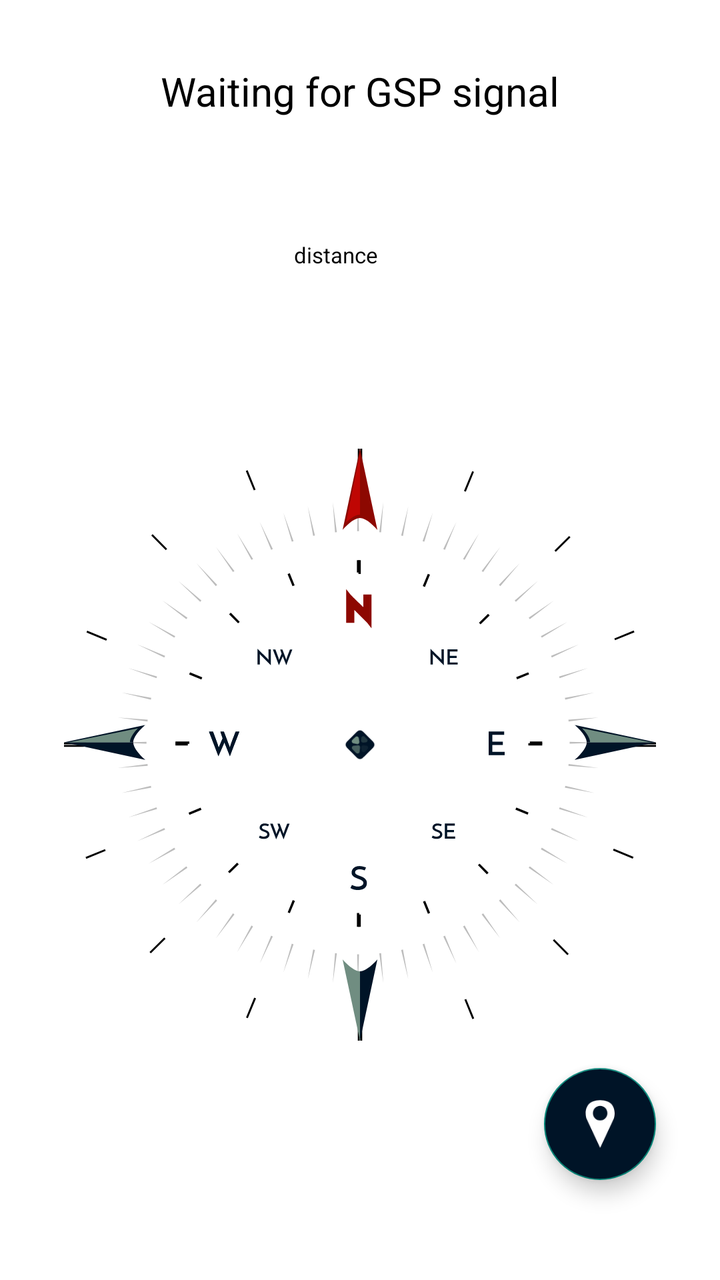
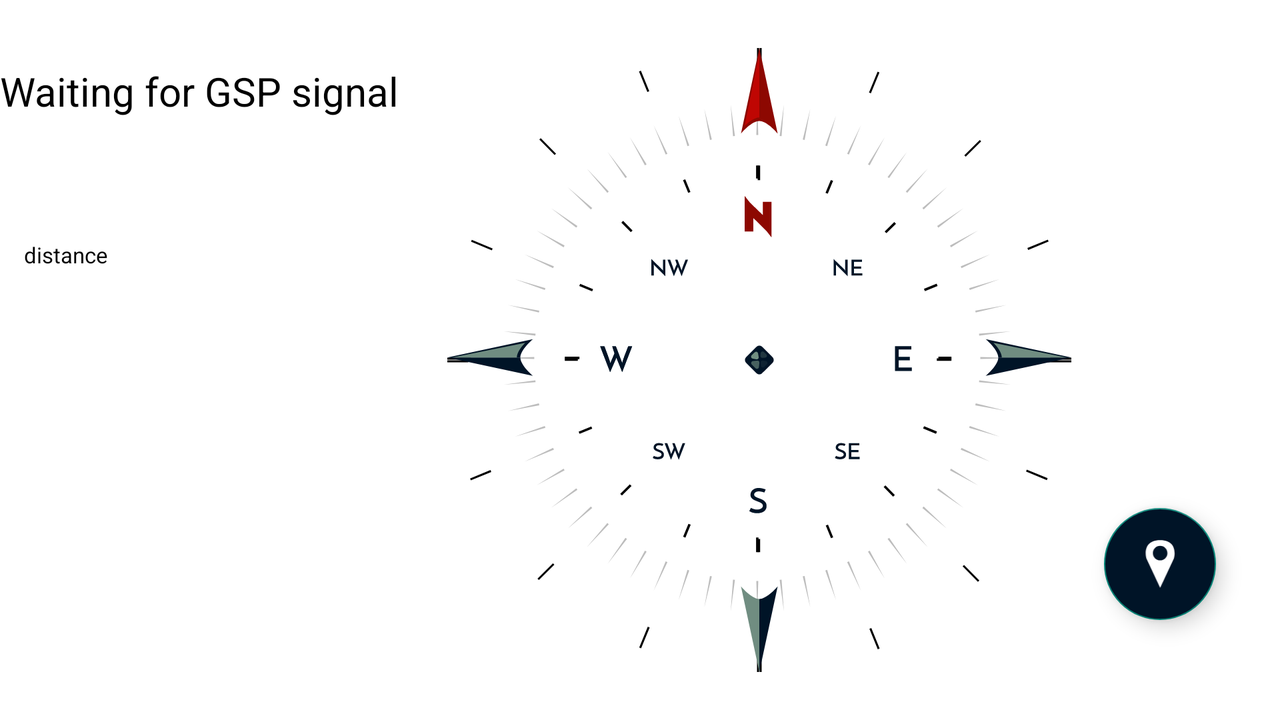

An Android layout and its configuration variant, each rendered on a device that would load it. The default file and the variant file are quoted in full after the pictures.
<!-- AndroidManifest.xml: application theme Theme.NGCompass -->
<!-- res/layout/activity_main.xml -->
<?xml version="1.0" encoding="utf-8"?>
<androidx.constraintlayout.widget.ConstraintLayout xmlns:android="http://schemas.android.com/apk/res/android"
    xmlns:app="http://schemas.android.com/apk/res-auto"
    xmlns:tools="http://schemas.android.com/tools"
    android:layout_width="match_parent"
    android:layout_height="match_parent"
    tools:context=".MainActivity"
    android:background="@color/white"
    >

    <TextView
        android:id="@+id/pointing_to_location_title"
        style="@style/header1"
        android:layout_width="wrap_content"
        android:layout_height="wrap_content"
        android:layout_marginTop="@dimen/margin_huge"
        android:text="@string/waiting_for_gsp_signal"
        android:textAlignment="center"
        android:visibility="visible"
        app:layout_constraintEnd_toEndOf="parent"
        app:layout_constraintStart_toStartOf="parent"
        app:layout_constraintTop_toTopOf="parent" />

    <ImageView
        android:id="@+id/compass_back_face"
        android:layout_width="0dp"
        android:layout_height="0dp"
        android:layout_margin="@dimen/margin_huge"
        app:layout_constraintBottom_toBottomOf="parent"
        app:layout_constraintEnd_toEndOf="parent"
        app:layout_constraintStart_toStartOf="parent"
        app:layout_constraintTop_toBottomOf="@+id/gps_coordinates_container"
        app:srcCompat="@drawable/back_comapss_face"
        android:contentDescription="@string/compass_scale" />

    <ImageView
        android:id="@+id/location_pointer"
        android:layout_width="0dp"
        android:layout_height="0dp"
        android:visibility="invisible"
        app:layout_constraintBottom_toBottomOf="@+id/compass_back_face"
        app:layout_constraintEnd_toEndOf="@+id/compass_back_face"
        app:layout_constraintStart_toStartOf="@+id/compass_back_face"
        app:layout_constraintTop_toTopOf="@+id/compass_back_face"
        app:srcCompat="@drawable/comapss_location_pointer"
        android:contentDescription="@string/compass_location_arrow" />

    <ImageView
        android:id="@+id/compass_front_face"
        android:layout_width="0dp"
        android:layout_height="0dp"
        app:layout_constraintBottom_toBottomOf="@+id/compass_back_face"
        app:layout_constraintEnd_toEndOf="@+id/compass_back_face"
        app:layout_constraintStart_toStartOf="@+id/compass_back_face"
        app:layout_constraintTop_toTopOf="@+id/compass_back_face"
        app:srcCompat="@drawable/front_compass_face"
        android:contentDescription="@string/compass_face" />

    <ImageView
        android:id="@+id/compass_pin"
        android:layout_width="wrap_content"
        android:layout_height="wrap_content"
        app:layout_constraintBottom_toBottomOf="@+id/compass_front_face"
        app:layout_constraintEnd_toEndOf="@+id/compass_front_face"
        app:layout_constraintStart_toStartOf="@+id/compass_front_face"
        app:layout_constraintTop_toTopOf="@+id/compass_front_face"
        app:srcCompat="@drawable/pin"
        android:contentDescription="@string/compass_pin" />

    <LinearLayout
        android:id="@+id/distance_container"
        android:layout_width="wrap_content"
        android:layout_height="wrap_content"
        android:orientation="horizontal"
        app:layout_constraintEnd_toEndOf="parent"
        app:layout_constraintStart_toStartOf="parent"
        android:layout_marginTop="@dimen/margin_medium"
        app:layout_constraintTop_toBottomOf="@+id/gps_coordinates_container">

        <TextView
            android:id="@+id/distance_d"
            android:layout_width="wrap_content"
            android:layout_height="wrap_content"
            android:layout_weight="1"
            style="@style/small_text"
            android:layout_marginEnd="@dimen/margin_medium"
            android:text="@string/distance" />

        <TextView
            android:id="@+id/distance"
            android:layout_width="wrap_content"
            android:layout_height="wrap_content"
            style="@style/medium_text"
            android:layout_marginStart="@dimen/margin_medium"
            android:layout_weight="1" />
    </LinearLayout>

    <LinearLayout
        android:id="@+id/gps_coordinates_container"
        android:layout_width="wrap_content"
        android:layout_height="wrap_content"
        android:orientation="horizontal"
        android:visibility="invisible"
        android:layout_marginTop="@dimen/margin_medium"
        app:layout_constraintEnd_toEndOf="parent"
        app:layout_constraintStart_toStartOf="parent"
        app:layout_constraintTop_toBottomOf="@+id/pointing_to_location_title">

        <LinearLayout
            android:layout_width="wrap_content"
            android:layout_height="wrap_content"
            android:layout_marginEnd="@dimen/margin_medium"
            android:orientation="vertical">

            <TextView
                android:id="@+id/textView3"
                style="@style/small_text"
                android:layout_width="match_parent"
                android:layout_height="wrap_content"
                android:text="@string/latitude"
                android:textAlignment="center" />

            <TextView
                android:id="@+id/latitude"
                style="@style/medium_text"
                android:layout_width="match_parent"
                android:layout_height="wrap_content"
                android:text=""
                android:textAlignment="center" />
        </LinearLayout>

        <LinearLayout
            android:layout_width="wrap_content"
            android:layout_height="wrap_content"
            android:layout_marginStart="@dimen/margin_medium"
            android:orientation="vertical">

            <TextView
                android:id="@+id/textView2"
                style="@style/small_text"
                android:layout_width="match_parent"
                android:layout_height="wrap_content"
                android:text="@string/longitude"
                android:textAlignment="center" />

            <TextView
                android:id="@+id/longitude"
                style="@style/medium_text"
                android:layout_width="match_parent"
                android:layout_height="wrap_content"
                android:text=""
                android:textAlignment="center" />
        </LinearLayout>
    </LinearLayout>

    <com.google.android.material.floatingactionbutton.FloatingActionButton
        android:id="@+id/location_picker"
        android:layout_width="wrap_content"
        android:layout_height="wrap_content"
        android:layout_marginBottom="@dimen/margin_very_huge"
        android:layout_marginEnd="@dimen/margin_huge"
        android:clickable="true"
        android:onClick="startLocationPickActivity"
        app:layout_constraintBottom_toBottomOf="parent"
        app:layout_constraintEnd_toEndOf="parent"
        app:srcCompat="@drawable/location_icon"
        android:contentDescription="@string/pick_location"
        android:focusable="true"
        android:backgroundTint="@color/complementary_variant"/>


</androidx.constraintlayout.widget.ConstraintLayout>
<!-- resources referenced by this layout -->
<resources>
  <color name="complementary_variant">#001427</color>
  <color name="white">#FFFFFFFF</color>
  <dimen name="margin_huge">32dp</dimen>
  <dimen name="margin_medium">12dp</dimen>
  <dimen name="margin_very_huge">50dp</dimen>
  <!-- drawable comapss_location_pointer (drawable) -->
  <?xml version="1.0" encoding="utf-8"?>
  <vector xmlns:android="http://schemas.android.com/apk/res/android"
      android:width="314dp"
      android:height="314dp"
      android:viewportWidth="314"
      android:viewportHeight="316">
      <path
          android:fillColor="@color/secondary"
          android:pathData="M165.29 3.27c-5.18-3.23-11.74-3.23-16.92 0l-68.9 42.92c22.83-11.9 49.23-18.7 77.36-18.7c28.13 0 54.53 6.8 77.36 18.7L165.3 3.27z"/>
  </vector>
  <!-- drawable location_icon (drawable) -->
  <?xml version="1.0" encoding="utf-8"?>
  <vector xmlns:android="http://schemas.android.com/apk/res/android"
      android:width="26dp"
      android:height="41dp"
      android:viewportWidth="26"
      android:viewportHeight="41">
      <path
          android:fillColor="@color/on_black"
          android:fillType="evenOdd"
          android:pathData="M1.39 15.79l11.73 25.13l11.73-25.13c1.52-5.24 1.3-15.7-11.73-15.7c-13.04 0-13.25 10.46-11.73 15.7zm11.73 1.62c3.42 0 6.19-2.77 6.19-6.19c0-3.42-2.77-6.19-6.2-6.19c-3.4 0-6.18 2.77-6.18 6.19c0 3.42 2.77 6.19 6.19 6.19z"/>
  </vector>
  <string name="compass_face">compass face</string>
  <string name="compass_location_arrow">compass location arrow</string>
  <string name="compass_pin">compass pin</string>
  <string name="compass_scale">compass scale</string>
  <string name="distance">distance</string>
  <string name="latitude">latitude</string>
  <string name="longitude">longitude</string>
  <string name="pick_location">pick location</string>
  <string name="waiting_for_gsp_signal">Waiting for GSP signal</string>
  <style name="header1">
  
          <item name="android:textSize">
              @dimen/text_big
          </item>
  
          <item name="android:textColor">
              @color/on_white
          </item>
  
      </style>
  <style name="medium_text">
  
          <item name="android:textSize">
              @dimen/text_medium
          </item>
  
          <item name="android:textColor">
              @color/on_white
          </item>
  
      </style>
  <style name="small_text">
  
          <item name="android:textSize">
              @dimen/text_small
          </item>
  
          <item name="android:textColor">
              @color/on_white
          </item>
  
      </style>
  <style name="Theme.NGCompass" parent="Theme.AppCompat.Light.DarkActionBar">
          
  
          
      </style>
  <color name="secondary">#F4D58D</color>
  <color name="on_black">#FFFFFFFF</color>
  <color name="complementary">#708D81</color>
  <color name="complementary_70">#A1708D81</color>
  <color name="complementary_20">#1F708D81</color>
  <color name="complementary_50">#4A708D81</color>
  <dimen name="text_big">20sp</dimen>
  <color name="on_white">#FF000000</color>
  <dimen name="text_medium">14sp</dimen>
  <dimen name="text_small">11sp</dimen>
  <!-- some entries are left out for length -->
</resources>
<!-- res/layout-land/activity_main.xml (the repository's variant of the layout above) -->
<!-- drawn on the phone turned sideways -->
<?xml version="1.0" encoding="utf-8"?>
<androidx.constraintlayout.widget.ConstraintLayout xmlns:android="http://schemas.android.com/apk/res/android"
    xmlns:app="http://schemas.android.com/apk/res-auto"
    xmlns:tools="http://schemas.android.com/tools"
    android:layout_width="match_parent"
    android:layout_height="match_parent"
    tools:context=".MainActivity"
    android:background="@color/white"
    >

    <TextView
        android:id="@+id/pointing_to_location_title"
        style="@style/header1"
        android:layout_width="wrap_content"
        android:layout_height="wrap_content"
        android:layout_marginTop="@dimen/margin_huge"
        android:text="@string/waiting_for_gsp_signal"
        android:textAlignment="center"
        android:visibility="visible"
        app:layout_constraintStart_toStartOf="parent"
        app:layout_constraintTop_toTopOf="parent" />

    <ImageView
        android:id="@+id/compass_back_face"
        android:layout_width="0dp"
        android:layout_height="0dp"
        android:layout_margin="@dimen/margin_big"
        app:layout_constraintBottom_toBottomOf="parent"
        app:layout_constraintEnd_toEndOf="parent"
        app:layout_constraintStart_toEndOf="@+id/gps_coordinates_container"
        app:layout_constraintTop_toTopOf="parent"
        app:srcCompat="@drawable/back_comapss_face"
        android:contentDescription="@string/compass_scale" />

    <ImageView
        android:id="@+id/location_pointer"
        android:layout_width="0dp"
        android:layout_height="0dp"
        android:visibility="invisible"
        app:layout_constraintBottom_toBottomOf="@+id/compass_back_face"
        app:layout_constraintEnd_toEndOf="@+id/compass_back_face"
        app:layout_constraintStart_toStartOf="@+id/compass_back_face"
        app:layout_constraintTop_toTopOf="@+id/compass_back_face"
        app:srcCompat="@drawable/comapss_location_pointer"
        android:contentDescription="@string/compass_location_arrow" />

    <ImageView
        android:id="@+id/compass_front_face"
        android:layout_width="0dp"
        android:layout_height="0dp"
        app:layout_constraintBottom_toBottomOf="@+id/compass_back_face"
        app:layout_constraintEnd_toEndOf="@+id/compass_back_face"
        app:layout_constraintStart_toStartOf="@+id/compass_back_face"
        app:layout_constraintTop_toTopOf="@+id/compass_back_face"
        app:srcCompat="@drawable/front_compass_face"
        android:contentDescription="@string/compass_face" />

    <ImageView
        android:id="@+id/compass_pin"
        android:layout_width="wrap_content"
        android:layout_height="wrap_content"
        app:layout_constraintBottom_toBottomOf="@+id/compass_front_face"
        app:layout_constraintEnd_toEndOf="@+id/compass_front_face"
        app:layout_constraintStart_toStartOf="@+id/compass_front_face"
        app:layout_constraintTop_toTopOf="@+id/compass_front_face"
        app:srcCompat="@drawable/pin"
        android:contentDescription="@string/compass_pin" />

    <LinearLayout
        android:id="@+id/distance_container"
        android:layout_width="wrap_content"
        android:layout_height="wrap_content"
        android:layout_marginTop="@dimen/margin_medium"
        android:orientation="horizontal"
        android:layout_marginStart="@dimen/margin_medium"
        app:layout_constraintStart_toStartOf="parent"
        app:layout_constraintTop_toBottomOf="@+id/gps_coordinates_container">

        <TextView
            android:id="@+id/distance_d"
            style="@style/small_text"
            android:layout_width="wrap_content"
            android:layout_height="wrap_content"
            android:layout_marginEnd="@dimen/margin_medium"
            android:layout_weight="1"
            android:text="@string/distance" />

        <TextView
            android:id="@+id/distance"
            style="@style/medium_text"
            android:layout_width="wrap_content"
            android:layout_height="wrap_content"
            android:layout_marginStart="@dimen/margin_medium"
            android:layout_weight="1" />
    </LinearLayout>
    <LinearLayout
        android:id="@+id/gps_coordinates_container"
        android:layout_width="wrap_content"
        android:layout_height="wrap_content"
        android:layout_marginTop="@dimen/margin_medium"
        android:orientation="horizontal"
        android:layout_marginStart="@dimen/margin_medium"
        android:visibility="invisible"
        app:layout_constraintStart_toStartOf="parent"
        app:layout_constraintTop_toBottomOf="@+id/pointing_to_location_title">

        <LinearLayout
            android:layout_width="wrap_content"
            android:layout_height="wrap_content"
            android:layout_marginEnd="@dimen/margin_medium"
            android:orientation="vertical">

            <TextView
                android:id="@+id/textView3"
                style="@style/small_text"
                android:layout_width="match_parent"
                android:layout_height="wrap_content"
                android:text="@string/latitude"
                android:textAlignment="center" />

            <TextView
                android:id="@+id/latitude"
                style="@style/medium_text"
                android:layout_width="match_parent"
                android:layout_height="wrap_content"
                android:text=""
                android:textAlignment="center" />
        </LinearLayout>

        <LinearLayout
            android:layout_width="wrap_content"
            android:layout_height="wrap_content"
            android:layout_marginStart="@dimen/margin_medium"
            android:orientation="vertical">

            <TextView
                android:id="@+id/textView2"
                style="@style/small_text"
                android:layout_width="match_parent"
                android:layout_height="wrap_content"
                android:text="@string/longitude"
                android:textAlignment="center" />

            <TextView
                android:id="@+id/longitude"
                style="@style/medium_text"
                android:layout_width="match_parent"
                android:layout_height="wrap_content"
                android:text=""
                android:textAlignment="center" />
        </LinearLayout>
    </LinearLayout>

    <com.google.android.material.floatingactionbutton.FloatingActionButton
        android:id="@+id/location_picker"
        android:layout_width="wrap_content"
        android:layout_height="wrap_content"
        android:layout_marginBottom="@dimen/margin_very_huge"
        android:layout_marginEnd="@dimen/margin_huge"
        android:clickable="true"
        android:onClick="startLocationPickActivity"
        app:layout_constraintBottom_toBottomOf="parent"
        app:layout_constraintEnd_toEndOf="parent"
        app:srcCompat="@drawable/location_icon"
        android:backgroundTint="@color/complementary_variant"
        android:contentDescription="@string/pick_location"
        android:focusable="true" />


</androidx.constraintlayout.widget.ConstraintLayout>
<!-- resources referenced by the variant -->
<!-- as the phone turned sideways resolves them -->
<resources>
  <color name="complementary_variant">#001427</color>
  <color name="white">#FFFFFFFF</color>
  <dimen name="margin_big">24dp</dimen>
  <dimen name="margin_huge">32dp</dimen>
  <dimen name="margin_medium">12dp</dimen>
  <dimen name="margin_very_huge">50dp</dimen>
  <!-- drawable comapss_location_pointer (drawable) -->
  <?xml version="1.0" encoding="utf-8"?>
  <vector xmlns:android="http://schemas.android.com/apk/res/android"
      android:width="314dp"
      android:height="314dp"
      android:viewportWidth="314"
      android:viewportHeight="316">
      <path
          android:fillColor="@color/secondary"
          android:pathData="M165.29 3.27c-5.18-3.23-11.74-3.23-16.92 0l-68.9 42.92c22.83-11.9 49.23-18.7 77.36-18.7c28.13 0 54.53 6.8 77.36 18.7L165.3 3.27z"/>
  </vector>
  <!-- drawable location_icon (drawable) -->
  <?xml version="1.0" encoding="utf-8"?>
  <vector xmlns:android="http://schemas.android.com/apk/res/android"
      android:width="26dp"
      android:height="41dp"
      android:viewportWidth="26"
      android:viewportHeight="41">
      <path
          android:fillColor="@color/on_black"
          android:fillType="evenOdd"
          android:pathData="M1.39 15.79l11.73 25.13l11.73-25.13c1.52-5.24 1.3-15.7-11.73-15.7c-13.04 0-13.25 10.46-11.73 15.7zm11.73 1.62c3.42 0 6.19-2.77 6.19-6.19c0-3.42-2.77-6.19-6.2-6.19c-3.4 0-6.18 2.77-6.18 6.19c0 3.42 2.77 6.19 6.19 6.19z"/>
  </vector>
  <string name="compass_face">compass face</string>
  <string name="compass_location_arrow">compass location arrow</string>
  <string name="compass_pin">compass pin</string>
  <string name="compass_scale">compass scale</string>
  <string name="distance">distance</string>
  <string name="latitude">latitude</string>
  <string name="longitude">longitude</string>
  <string name="pick_location">pick location</string>
  <string name="waiting_for_gsp_signal">Waiting for GSP signal</string>
  <style name="header1">
  
          <item name="android:textSize">
              @dimen/text_big
          </item>
  
          <item name="android:textColor">
              @color/on_white
          </item>
  
      </style>
  <style name="medium_text">
  
          <item name="android:textSize">
              @dimen/text_medium
          </item>
  
          <item name="android:textColor">
              @color/on_white
          </item>
  
      </style>
  <style name="small_text">
  
          <item name="android:textSize">
              @dimen/text_small
          </item>
  
          <item name="android:textColor">
              @color/on_white
          </item>
  
      </style>
  <style name="Theme.NGCompass" parent="Theme.AppCompat.Light.DarkActionBar">
          
  
          
      </style>
  <color name="secondary">#F4D58D</color>
  <color name="on_black">#FFFFFFFF</color>
  <color name="complementary">#708D81</color>
  <color name="complementary_70">#A1708D81</color>
  <color name="complementary_20">#1F708D81</color>
  <color name="complementary_50">#4A708D81</color>
  <dimen name="text_big">20sp</dimen>
  <color name="on_white">#FF000000</color>
  <dimen name="text_medium">14sp</dimen>
  <dimen name="text_small">11sp</dimen>
  <!-- some entries are left out for length -->
</resources>
